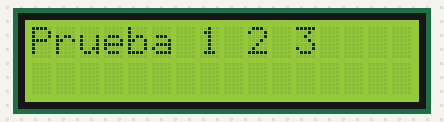
Simulated run of this program. Board: ATmega328P, built with avr-gcc and emulated at 16 MHz. Shown: 16×2 character LCD. Wiring (inferred from the names in the program): PCF8574 port expander at I2C address 0x27. Wiring (inferred from the signals the program sends): character LCD (HD44780): RS Q0; E Q2; backlight Q3; data Q4, Q5, Q6, Q7. At 0.2 s the program stops and its outputs stay as they are.

Above: at 0.2 s.

The program:

main.cpp
```cpp
/*
 * GccApplication1.cpp
 *
 * Created: 29/11/2024 08:36:26 p. m.
 * Author : emili
 */

#define F_CPU 16000000UL
#include <avr/io.h>
#include <util/delay.h>

#define LCD_I2C_ADDR 0x27

// Definiciones de bits para control de LCD
#define LCD_EN 2
#define LCD_RW 1
#define LCD_RS 0
#define LCD_D4 4
#define LCD_D5 5
#define LCD_D6 6
#define LCD_D7 7
#define LCD_BACKLIGHT 3

void I2C_init() {
	TWSR = 0x00;
	TWBR = 72;  // Para 100kHz a 16MHz
	TWCR = (1 << TWEN);
}

void I2C_start() {
	TWCR = (1 << TWSTA) | (1 << TWEN) | (1 << TWINT);
	while (!(TWCR & (1 << TWINT)));
}

void I2C_stop() {
	TWCR = (1 << TWSTO) | (1 << TWINT) | (1 << TWEN);
	_delay_us(10);
}

void I2C_write(uint8_t data) {
	TWDR = data;
	TWCR = (1 << TWINT) | (1 << TWEN);
	while (!(TWCR & (1 << TWINT)));
}

void LCD_write_nibble(uint8_t nibble, uint8_t mode) {
	uint8_t data = nibble | mode | (1 << LCD_BACKLIGHT);

	I2C_start();
	I2C_write(LCD_I2C_ADDR << 1);

	// Enviar con enable
	I2C_write(data | (1 << LCD_EN));
	_delay_us(50);

	// Enviar sin enable
	I2C_write(data & ~(1 << LCD_EN));
	_delay_us(50);

	I2C_stop();
}

void LCD_send_cmd(uint8_t cmd) {
	uint8_t highnib = cmd & 0xF0;
	uint8_t lownib = cmd << 4;

	LCD_write_nibble(highnib, 0);
	LCD_write_nibble(lownib, 0);
	_delay_ms(5);
}

void LCD_send_data(uint8_t data) {
	uint8_t highnib = data & 0xF0;
	uint8_t lownib = data << 4;

	LCD_write_nibble(highnib, (1 << LCD_RS));
	LCD_write_nibble(lownib, (1 << LCD_RS));
	_delay_ms(5);
}

void LCD_init() {
	_delay_ms(50);

	// Secuencia de inicialización para LCD 4-bit
	LCD_write_nibble(0x30, 0);
	_delay_ms(5);
	LCD_write_nibble(0x30, 0);
	_delay_ms(5);
	LCD_write_nibble(0x30, 0);
	_delay_ms(5);

	// Cambiar a modo 4 bits
	LCD_write_nibble(0x20, 0);
	_delay_ms(5);

	// Configuraciones
	LCD_send_cmd(0x28); // 4-bit, 2 líneas, 5x8 caracteres
	LCD_send_cmd(0x0C); // Display on, cursor off
	LCD_send_cmd(0x06); // Incrementar cursor
	LCD_send_cmd(0x01); // Limpiar pantalla
	_delay_ms(5);
}

void LCD_print(const char* str) {
	while (*str) {
		LCD_send_data(*str);
		str++;
	}
}

int main() {
	I2C_init();
	LCD_init();

	// Limpiar pantalla
	LCD_send_cmd(0x01);
	_delay_ms(10);

	// Posicionar cursor al inicio
	LCD_send_cmd(0x80);

	// Imprimir mensaje
	LCD_print("Prueba 1 2 3");

	while(1) {
		// Bucle infinito
	}

	return 0;
}
```
